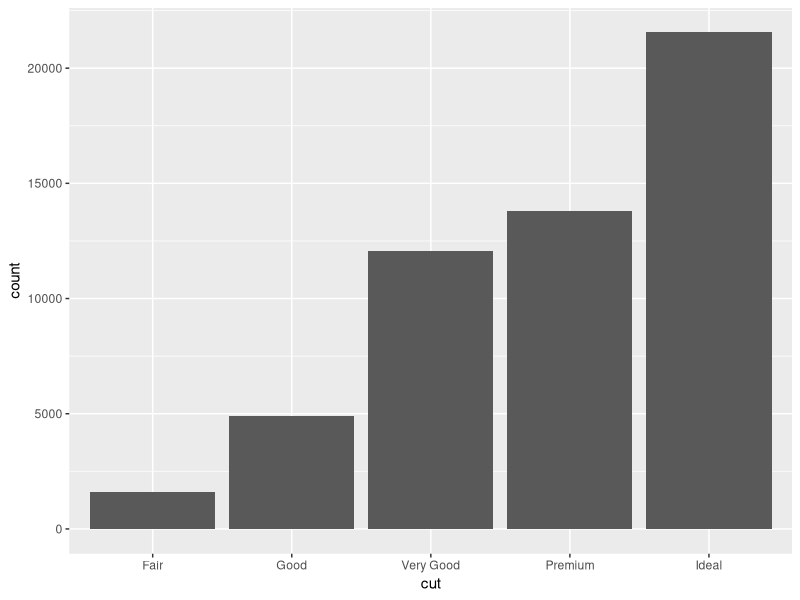
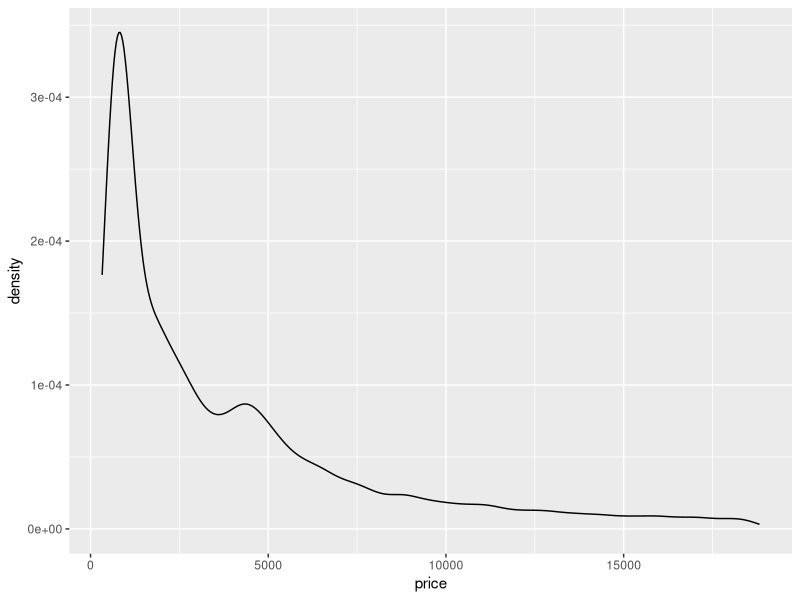
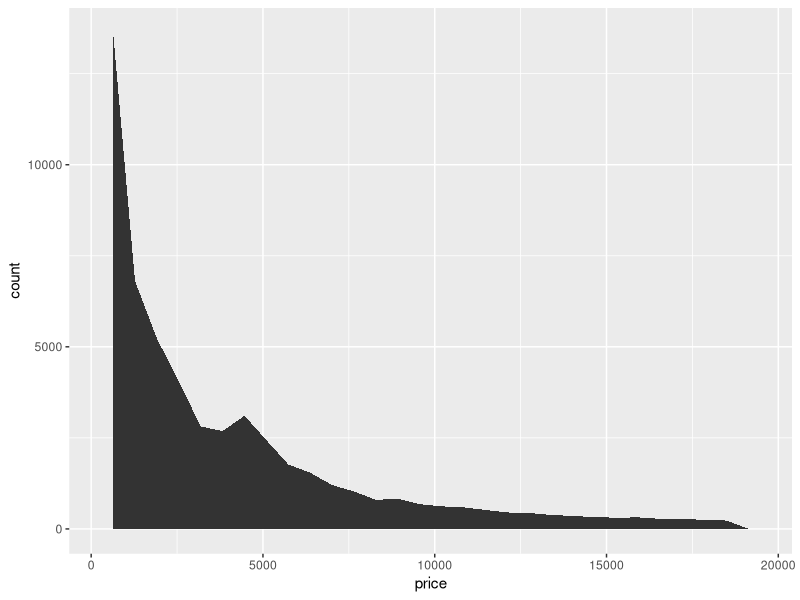
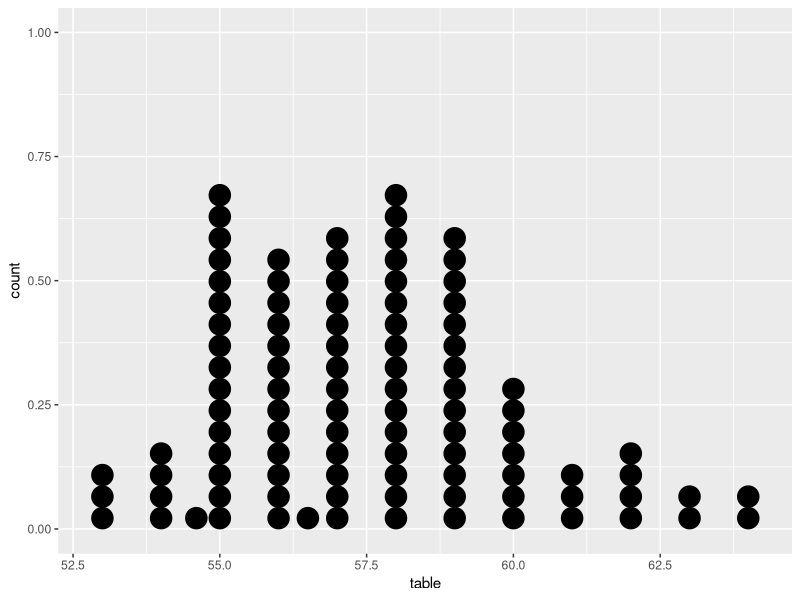
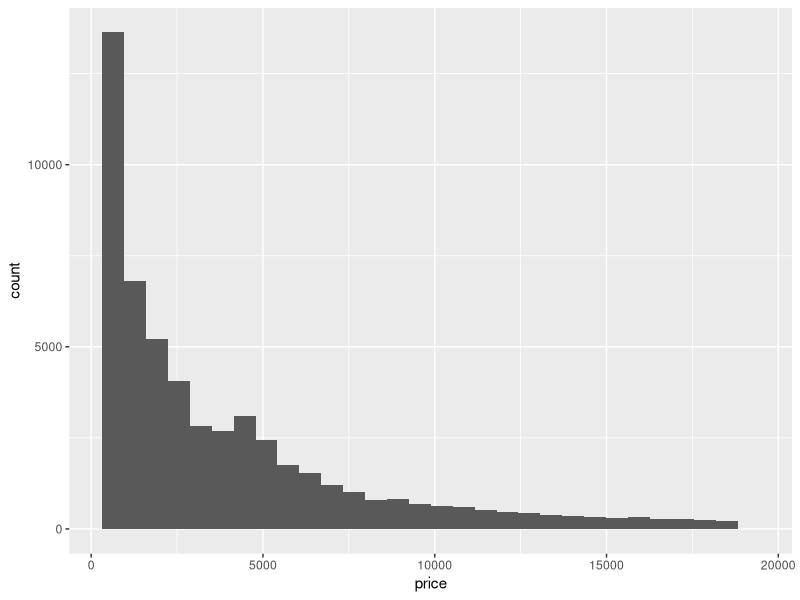
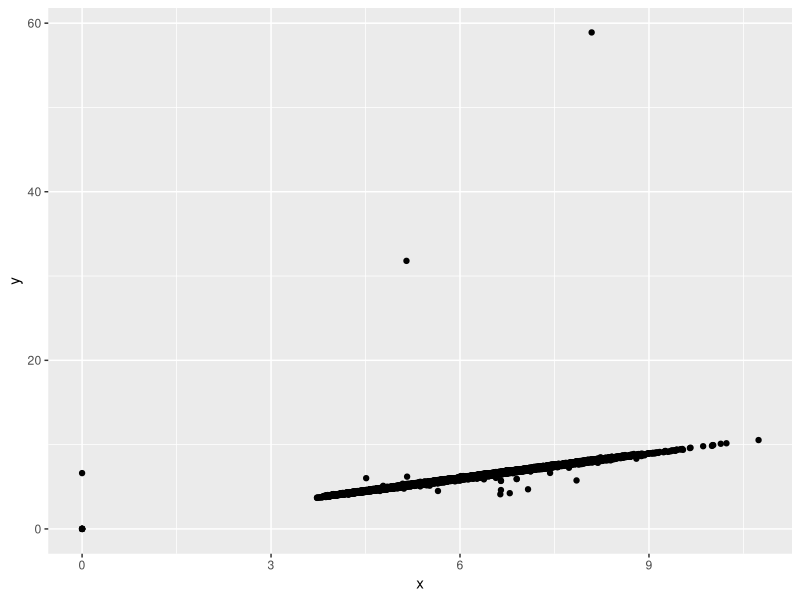
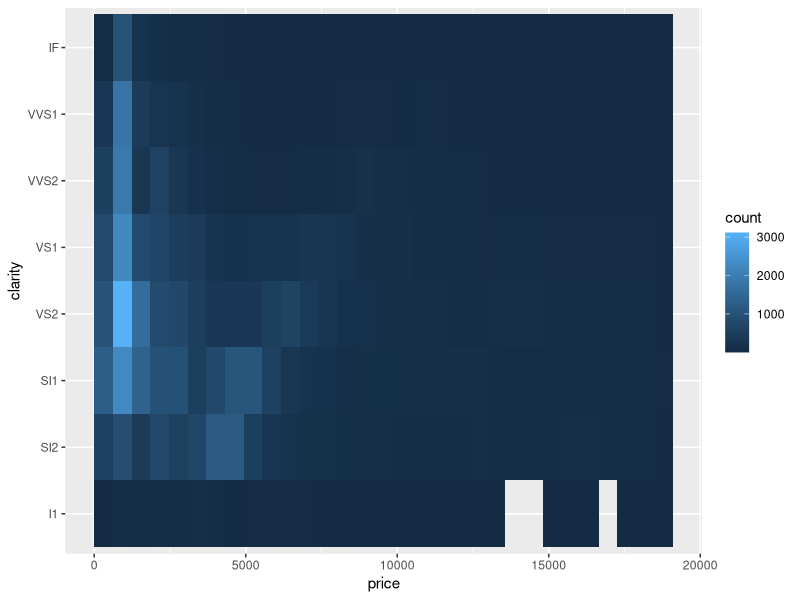
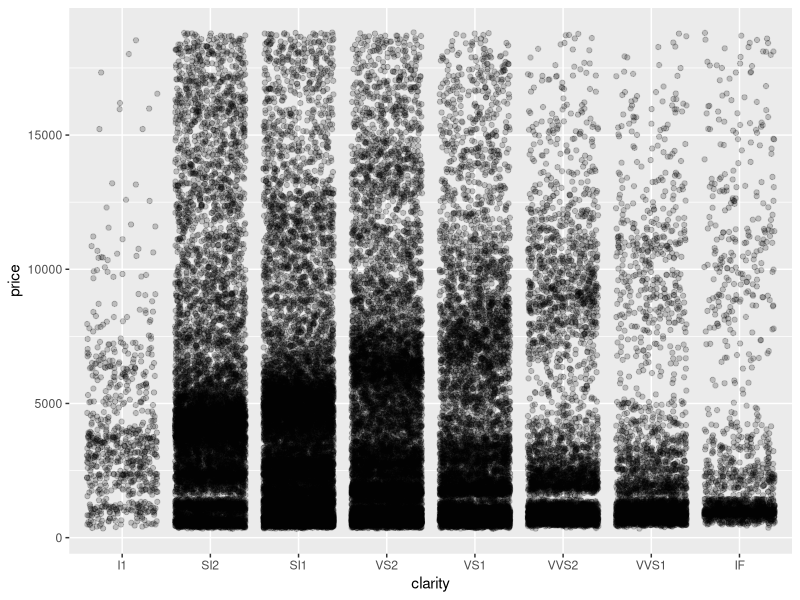

Write the R code that produced these figures, in order.
## ---- chunk 1
library(ggplot2)
library(dplyr)
## ---- chunk 2
data("diamonds")
diamonds %>% glimpse()
## ---- chunk 3
diamonds %>% 
  ggplot(aes(cut)) + 
  geom_bar()
## ---- chunk 4
diamonds %>% 
  ggplot(aes(x = price)) + 
  geom_density()
## ---- chunk 5
diamonds %>% 
  ggplot(aes(x = price)) + 
  geom_area(stat = "bin")
## ---- chunk 6
diamonds %>% 
  sample_n(100) %>% 
  ggplot(aes(x = table)) + 
  geom_dotplot()
## ---- chunk 7
diamonds %>% 
  ggplot(aes(x = price)) + 
  geom_histogram()
## ---- chunk 8
diamonds %>% 
  ggplot(aes(x = x, y = y)) + 
  geom_point()
## ---- chunk 9
diamonds %>% 
  ggplot(aes(x = price, y = clarity)) + 
  geom_bin2d()
## ---- chunk 10
diamonds %>% 
  ggplot(aes(x = clarity, y = price)) + 
  geom_jitter(alpha = .2)
## ---- chunk 11
diamonds %>% 
  ggplot(aes(x = clarity, y = price)) + 
  geom_violin()
## ---- chunk 12
diamonds %>% 
  ggplot(aes(x = clarity, y = price)) + 
  geom_boxplot()
## ---- chunk 13
diamonds %>% 
  ggplot(aes(x = clarity, y = cut)) + 
  geom_jitter(alpha = .2)
## ---- chunk 14
diamonds %>% 
  ggplot(aes(x = x, y = y, col = price)) + 
  geom_point(alpha = .2) + 
  scale_color_continuous(low = "green", high = "red")

## ---- chunk 15
diamonds %>% 
  ggplot(aes(x = x, 
             y = y, 
             col = price)) + 
  geom_point(alpha = .2) + 
  facet_grid(cut ~ color) +
  scale_color_continuous(low = "green", high = "red")
## ---- chunk 16
diamonds %>% 
  ggplot(data = ., 
         aes(x = x, 
             y = y, 
             col = price,
             size = table)) + 
  geom_point(alpha = .2) + 
  facet_grid(cut ~ color) +
  scale_color_continuous(low = "green", 
                         high = "red")
